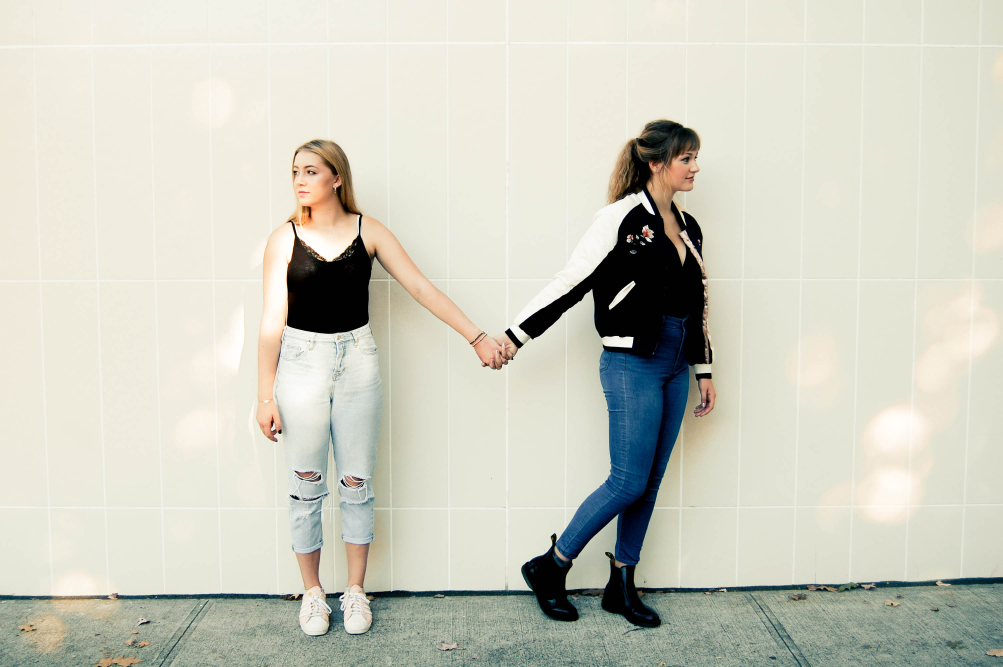
#> input picture Body_Estimation/Data/Images/humans_2.jpg, 3008 x 2000 px, found by its file name (shown at 1/3 size)
$ python trial.py
#> lines starting #> are read from the running program, lines starting #| are printed output that depends on the picture
import cv2 as cv

img = cv.imread("E:\Github\Advanced_CV\Pose_Estimations\Body_Estimation\Data\Images\humans_2.jpg")
#> img is the input picture: shape (2000, 3008, 3); mean B, G, R 192.7, 205.6, 205.3
# print(img.shape)
img = cv.resize(img, (640, 480))
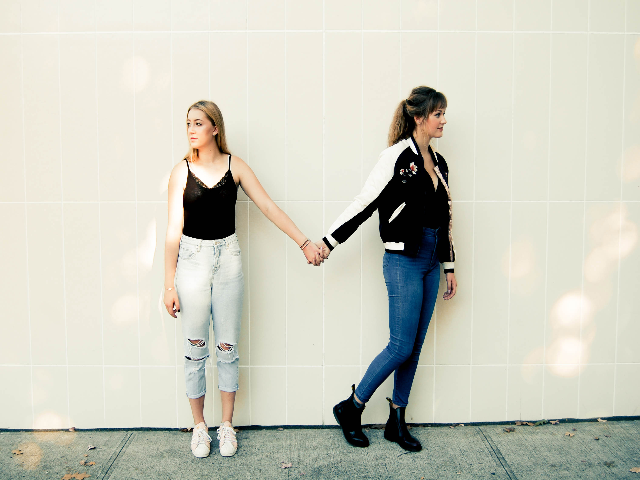
#> img: shape (480, 640, 3); mean B, G, R 192.7, 205.5, 205.3
cv.imshow("Image", img)
cv.waitKey(0)
cv.destroyAllWindows()

$ run again, with Body_Estimation/Data/Images/humans_1.jpg copied over Body_Estimation/Data/Images/humans_2.jpg
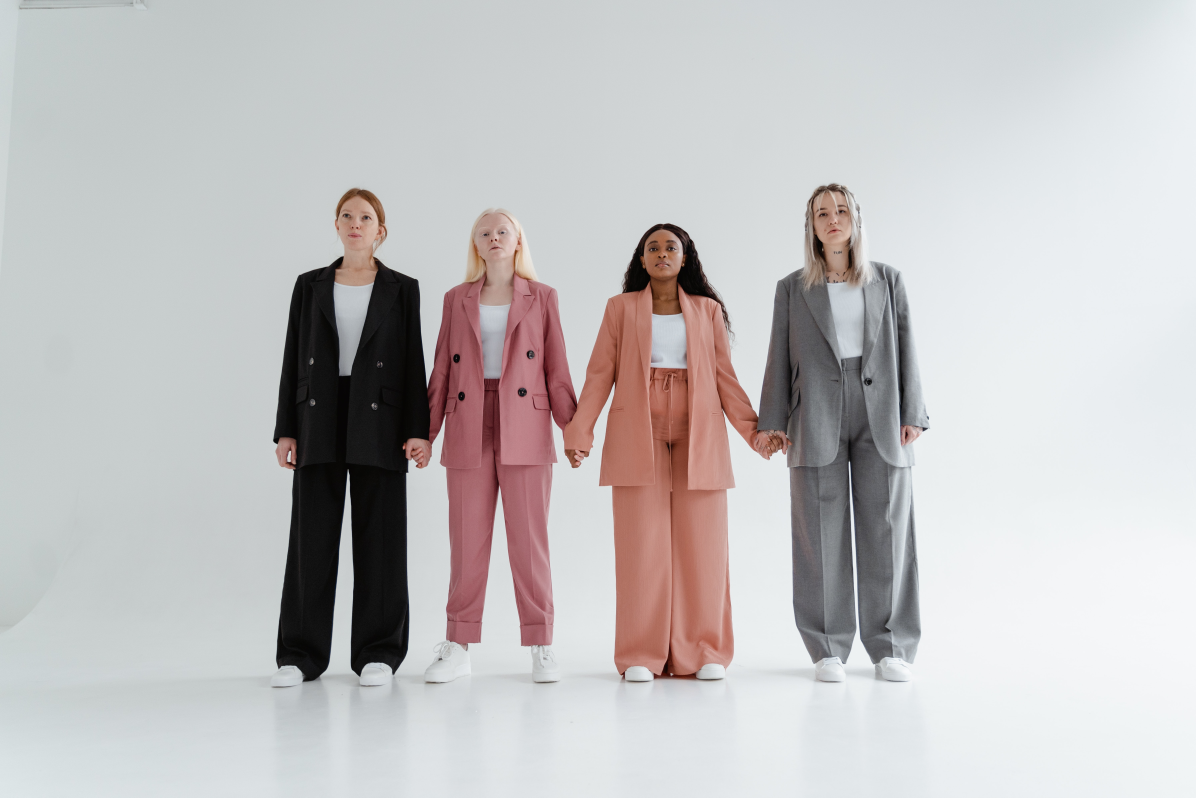
#> input picture Body_Estimation/Data/Images/humans_1.jpg, 5979 x 3986 px, found by its file name (shown at 1/5 size)
#> img is the input picture: shape (3986, 5979, 3); mean B, G, R 192.5, 191.9, 194.2
#> `img = cv.resize(img, (640, 480))`:
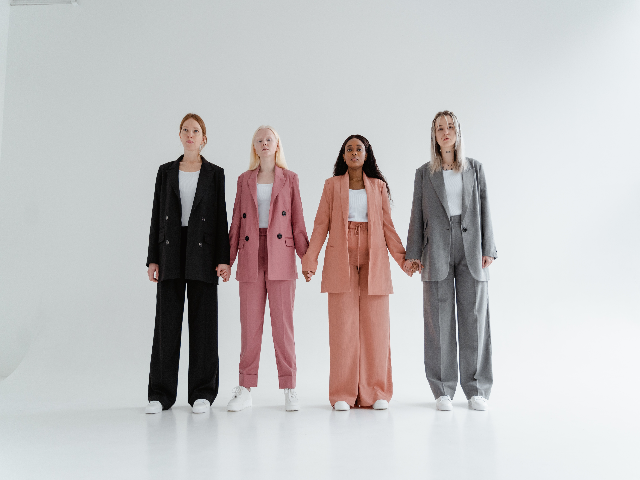
#> img: shape (480, 640, 3); mean B, G, R 192.4, 191.8, 194.1

$ run again, with Body_Estimation/Data/Images/humans_3.jpg copied over Body_Estimation/Data/Images/humans_2.jpg
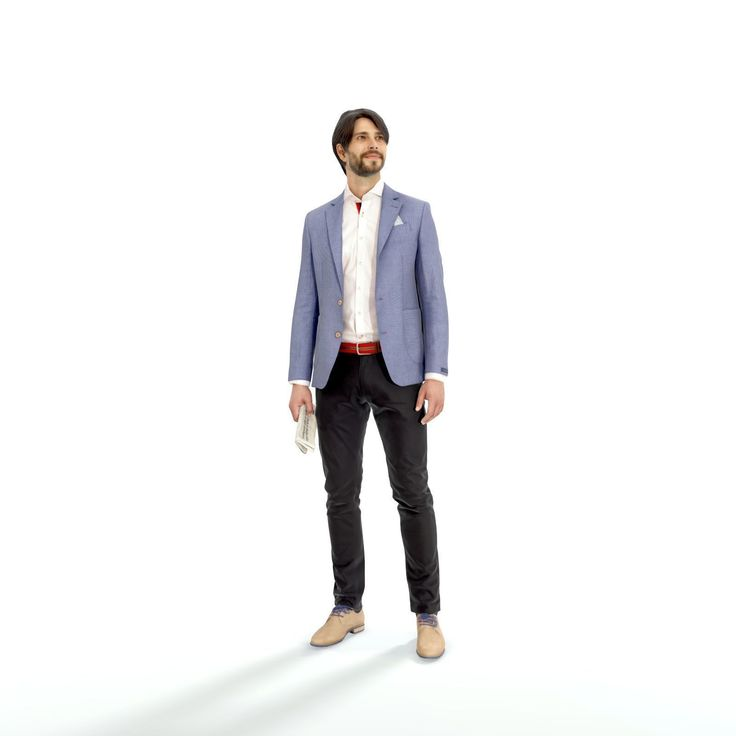
#> input picture Body_Estimation/Data/Images/humans_3.jpg, 736 x 736 px, found by its file name
#> img is the input picture: shape (736, 736, 3); mean B, G, R 240.4, 239.9, 240.1
#> `img = cv.resize(img, (640, 480))`:
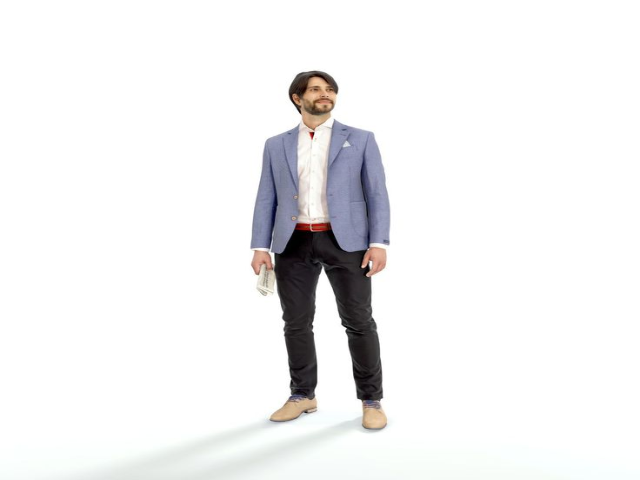
#> img: shape (480, 640, 3); mean B, G, R 240.3, 239.8, 240.1
